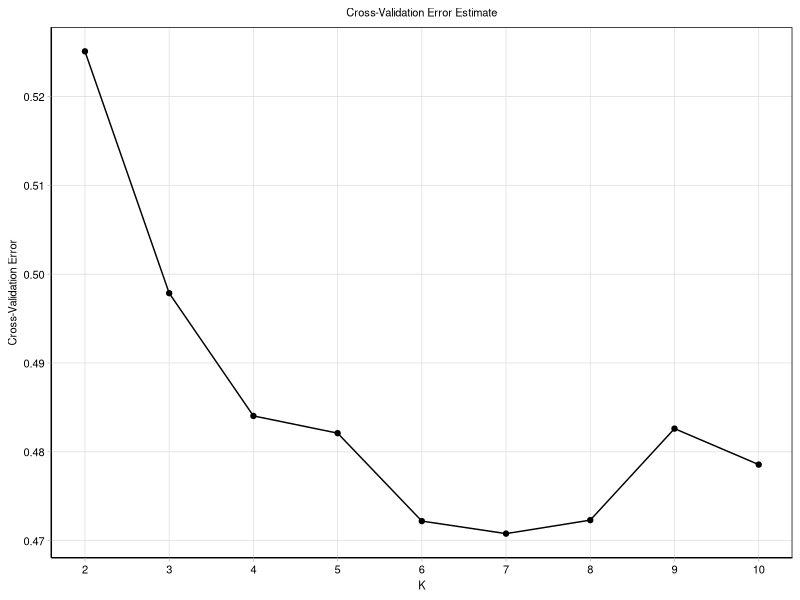

Here is the R script that generated this plot:
library("ggplot2")
k <- c(2,3,4,5,6,7,8,9,10)
cv <- c(0.52508,0.49786,0.48404,0.48210,0.47220,0.47079,0.47231,0.48261,0.47856)
df <- data.frame(k,cv)
ggplot(df,aes(x=k,y=cv))+
  geom_line()+
  geom_point()+
  #theme_classic()+
  labs(title="Cross-Validation Error Estimate",x="K",y="Cross-Validation Error")+
  scale_x_continuous(limits = c(2,10),breaks = c(2,3,4,5,6,7,8,9,10))+
  theme_light() +
  theme(
    plot.title = element_text(hjust = 0.5,size = 8),
    panel.border = element_rect(color="black"),
    panel.grid.minor = element_blank(),
    axis.text = element_text(size = 8,color = "black"),
    axis.line = element_line(size = 0.5),
    axis.title = element_text(size = 8),
  )
  #scale_color_manual(values = col)
